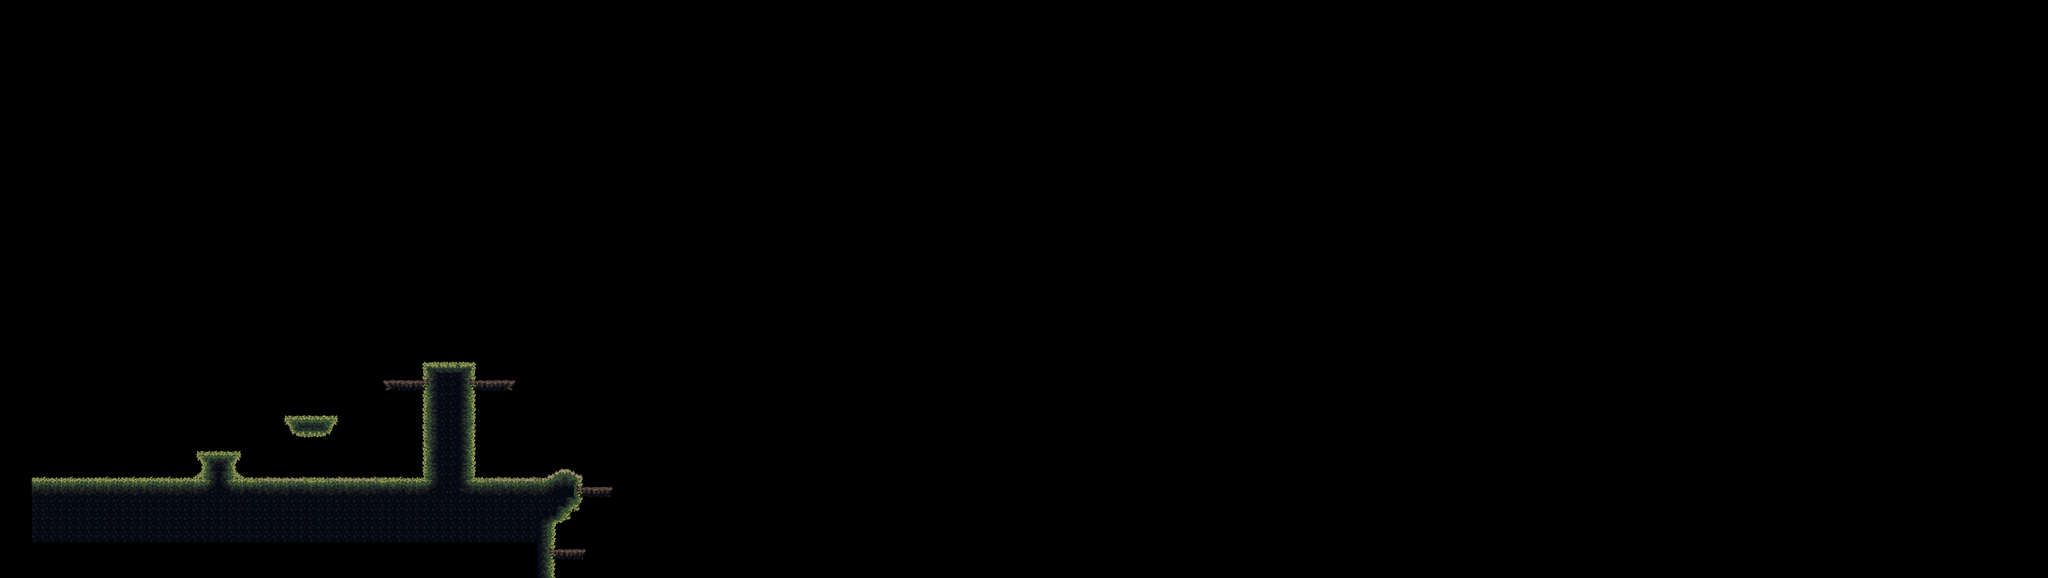

Below is a game level as drawn by its tile map, then a one-line description and the .tmx that defines it (tile-layer data replaced by summaries):
An orthogonal 230x65 tile map with 16x16 px tiles, 4 tile layers (ground, platform, roca, cave), 4 tilesets and 1 object (penguin-spawn).

<map version="1.10" tiledversion="1.10.2" orientation="orthogonal" renderorder="right-down" width="230" height="65" tilewidth="16" tileheight="16" infinite="0" nextlayerid="7" nextobjectid="2">
 <editorsettings>
  <export target="game-platform.json" format="json" />
 </editorsettings>
 <tileset firstgid="1" name="ground-build" tilewidth="16" tileheight="16" tilecount="4096" columns="64">
  <image source="mainlevbuild.png" width="1024" height="1024" />
  <tile id="652">
   <properties>
    <property name="collides" type="bool" value="true" />
   </properties>
  </tile>
  <tile id="653">
   <properties>
    <property name="collides" type="bool" value="true" />
   </properties>
  </tile>
  <tile id="716">
   <properties>
    <property name="collides" type="bool" value="true" />
   </properties>
  </tile>
  <tile id="717">
   <properties>
    <property name="collides" type="bool" value="true" />
   </properties>
  </tile>
  <tile id="740">
   <properties>
    <property name="collides" type="bool" value="true" />
   </properties>
  </tile>
  <tile id="741">
   <properties>
    <property name="collides" type="bool" value="true" />
   </properties>
  </tile>
  <tile id="742">
   <properties>
    <property name="collides" type="bool" value="true" />
   </properties>
  </tile>
  <tile id="743">
   <properties>
    <property name="collides" type="bool" value="true" />
   </properties>
  </tile>
  <tile id="774">
   <properties>
    <property name="collides" type="bool" value="false" />
   </properties>
  </tile>
  <tile id="775">
   <properties>
    <property name="collides" type="bool" value="true" />
   </properties>
  </tile>
  <tile id="776">
   <properties>
    <property name="collides" type="bool" value="true" />
   </properties>
  </tile>
  <tile id="777">
   <properties>
    <property name="collides" type="bool" value="true" />
   </properties>
  </tile>
  <tile id="778">
   <properties>
    <property name="collides" type="bool" value="true" />
   </properties>
  </tile>
  <tile id="780">
   <properties>
    <property name="collides" type="bool" value="true" />
   </properties>
  </tile>
  <tile id="781">
   <properties>
    <property name="collides" type="bool" value="true" />
   </properties>
  </tile>
  <tile id="783">
   <properties>
    <property name="collides" type="bool" value="true" />
   </properties>
  </tile>
  <tile id="784">
   <properties>
    <property name="collides" type="bool" value="true" />
   </properties>
  </tile>
  <tile id="785">
   <properties>
    <property name="collides" type="bool" value="true" />
   </properties>
  </tile>
  <tile id="786">
   <properties>
    <property name="collides" type="bool" value="true" />
   </properties>
  </tile>
  <tile id="804">
   <properties>
    <property name="collides" type="bool" value="true" />
   </properties>
  </tile>
  <tile id="805">
   <properties>
    <property name="collides" type="bool" value="true" />
   </properties>
  </tile>
  <tile id="806">
   <properties>
    <property name="collides" type="bool" value="true" />
   </properties>
  </tile>
  <tile id="807">
   <properties>
    <property name="collides" type="bool" value="true" />
   </properties>
  </tile>
  <tile id="833">
   <properties>
    <property name="collides" type="bool" value="false" />
   </properties>
  </tile>
  <tile id="834">
   <properties>
    <property name="collides" type="bool" value="false" />
   </properties>
  </tile>
  <tile id="835">
   <properties>
    <property name="collides" type="bool" value="true" />
   </properties>
  </tile>
  <tile id="836">
   <properties>
    <property name="collides" type="bool" value="true" />
   </properties>
  </tile>
  <tile id="837">
   <properties>
    <property name="collides" type="bool" value="true" />
   </properties>
  </tile>
  <tile id="838">
   <properties>
    <property name="collides" type="bool" value="true" />
   </properties>
  </tile>
  <tile id="843">
   <properties>
    <property name="collides" type="bool" value="false" />
   </properties>
  </tile>
  <tile id="844">
   <properties>
    <property name="collides" type="bool" value="true" />
   </properties>
  </tile>
  <tile id="845">
   <properties>
    <property name="collides" type="bool" value="true" />
   </properties>
  </tile>
  <tile id="897">
   <properties>
    <property name="collides" type="bool" value="true" />
   </properties>
  </tile>
  <tile id="898">
   <properties>
    <property name="collides" type="bool" value="false" />
   </properties>
  </tile>
  <tile id="899">
   <properties>
    <property name="collides" type="bool" value="false" />
   </properties>
  </tile>
  <tile id="900">
   <properties>
    <property name="collides" type="bool" value="false" />
   </properties>
  </tile>
  <tile id="901">
   <properties>
    <property name="collides" type="bool" value="true" />
   </properties>
  </tile>
  <tile id="902">
   <properties>
    <property name="collides" type="bool" value="true" />
   </properties>
  </tile>
  <tile id="907">
   <properties>
    <property name="collides" type="bool" value="false" />
   </properties>
  </tile>
  <tile id="908">
   <properties>
    <property name="collides" type="bool" value="true" />
   </properties>
  </tile>
  <tile id="909">
   <properties>
    <property name="collides" type="bool" value="true" />
   </properties>
  </tile>
  <tile id="920">
   <properties>
    <property name="collides" type="bool" value="true" />
   </properties>
  </tile>
  <tile id="921">
   <properties>
    <property name="collides" type="bool" value="true" />
   </properties>
  </tile>
  <tile id="922">
   <properties>
    <property name="collides" type="bool" value="true" />
   </properties>
  </tile>
  <tile id="923">
   <properties>
    <property name="collides" type="bool" value="true" />
   </properties>
  </tile>
  <tile id="961">
   <properties>
    <property name="collides" type="bool" value="true" />
   </properties>
  </tile>
  <tile id="962">
   <properties>
    <property name="collides" type="bool" value="true" />
   </properties>
  </tile>
  <tile id="963">
   <properties>
    <property name="collides" type="bool" value="true" />
   </properties>
  </tile>
  <tile id="964">
   <properties>
    <property name="collides" type="bool" value="true" />
   </properties>
  </tile>
  <tile id="965">
   <properties>
    <property name="collides" type="bool" value="false" />
   </properties>
  </tile>
  <tile id="966">
   <properties>
    <property name="collides" type="bool" value="false" />
   </properties>
  </tile>
  <tile id="971">
   <properties>
    <property name="collides" type="bool" value="false" />
   </properties>
  </tile>
  <tile id="972">
   <properties>
    <property name="collides" type="bool" value="true" />
   </properties>
  </tile>
  <tile id="973">
   <properties>
    <property name="collides" type="bool" value="true" />
   </properties>
  </tile>
  <tile id="984">
   <properties>
    <property name="collides" type="bool" value="true" />
   </properties>
  </tile>
  <tile id="985">
   <properties>
    <property name="collides" type="bool" value="true" />
   </properties>
  </tile>
  <tile id="986">
   <properties>
    <property name="collides" type="bool" value="true" />
   </properties>
  </tile>
  <tile id="987">
   <properties>
    <property name="collides" type="bool" value="true" />
   </properties>
  </tile>
  <tile id="1025">
   <properties>
    <property name="collides" type="bool" value="true" />
   </properties>
  </tile>
  <tile id="1026">
   <properties>
    <property name="collides" type="bool" value="true" />
   </properties>
  </tile>
  <tile id="1027">
   <properties>
    <property name="collides" type="bool" value="true" />
   </properties>
  </tile>
  <tile id="1028">
   <properties>
    <property name="collides" type="bool" value="true" />
   </properties>
  </tile>
  <tile id="1029">
   <properties>
    <property name="collides" type="bool" value="true" />
   </properties>
  </tile>
  <tile id="1030">
   <properties>
    <property name="collides" type="bool" value="true" />
   </properties>
  </tile>
  <tile id="1035">
   <properties>
    <property name="collides" type="bool" value="false" />
   </properties>
  </tile>
  <tile id="1036">
   <properties>
    <property name="collides" type="bool" value="true" />
   </properties>
  </tile>
  <tile id="1037">
   <properties>
    <property name="collides" type="bool" value="true" />
   </properties>
  </tile>
  <tile id="1048">
   <properties>
    <property name="collides" type="bool" value="true" />
   </properties>
  </tile>
  <tile id="1049">
   <properties>
    <property name="collides" type="bool" value="true" />
   </properties>
  </tile>
  <tile id="1050">
   <properties>
    <property name="collides" type="bool" value="true" />
   </properties>
  </tile>
  <tile id="1051">
   <properties>
    <property name="collides" type="bool" value="true" />
   </properties>
  </tile>
  <tile id="1089">
   <properties>
    <property name="collides" type="bool" value="true" />
   </properties>
  </tile>
  <tile id="1090">
   <properties>
    <property name="collides" type="bool" value="true" />
   </properties>
  </tile>
  <tile id="1091">
   <properties>
    <property name="collides" type="bool" value="true" />
   </properties>
  </tile>
  <tile id="1092">
   <properties>
    <property name="collides" type="bool" value="true" />
   </properties>
  </tile>
  <tile id="1093">
   <properties>
    <property name="collides" type="bool" value="true" />
   </properties>
  </tile>
  <tile id="1094">
   <properties>
    <property name="collides" type="bool" value="true" />
   </properties>
  </tile>
  <tile id="1095">
   <properties>
    <property name="collides" type="bool" value="true" />
   </properties>
  </tile>
  <tile id="1096">
   <properties>
    <property name="collides" type="bool" value="true" />
   </properties>
  </tile>
  <tile id="1097">
   <properties>
    <property name="collides" type="bool" value="true" />
   </properties>
  </tile>
  <tile id="1098">
   <properties>
    <property name="collides" type="bool" value="true" />
   </properties>
  </tile>
  <tile id="1099">
   <properties>
    <property name="collides" type="bool" value="true" />
   </properties>
  </tile>
  <tile id="1102">
   <properties>
    <property name="collides" type="bool" value="true" />
   </properties>
  </tile>
  <tile id="1103">
   <properties>
    <property name="collides" type="bool" value="true" />
   </properties>
  </tile>
  <tile id="1104">
   <properties>
    <property name="collides" type="bool" value="true" />
   </properties>
  </tile>
  <tile id="1105">
   <properties>
    <property name="collides" type="bool" value="true" />
   </properties>
  </tile>
  <tile id="1106">
   <properties>
    <property name="collides" type="bool" value="true" />
   </properties>
  </tile>
  <tile id="1107">
   <properties>
    <property name="collides" type="bool" value="true" />
   </properties>
  </tile>
  <tile id="1108">
   <properties>
    <property name="collides" type="bool" value="true" />
   </properties>
  </tile>
  <tile id="1109">
   <properties>
    <property name="collides" type="bool" value="true" />
   </properties>
  </tile>
  <tile id="1110">
   <properties>
    <property name="collides" type="bool" value="true" />
   </properties>
  </tile>
  <tile id="1111">
   <properties>
    <property name="collides" type="bool" value="true" />
   </properties>
  </tile>
  <tile id="1153">
   <properties>
    <property name="collides" type="bool" value="true" />
   </properties>
  </tile>
  <tile id="1154">
   <properties>
    <property name="collides" type="bool" value="true" />
   </properties>
  </tile>
  <tile id="1155">
   <properties>
    <property name="collides" type="bool" value="true" />
   </properties>
  </tile>
  <tile id="1156">
   <properties>
    <property name="collides" type="bool" value="true" />
   </properties>
  </tile>
  <tile id="1157">
   <properties>
    <property name="collides" type="bool" value="true" />
   </properties>
  </tile>
  <tile id="1158">
   <properties>
    <property name="collides" type="bool" value="true" />
   </properties>
  </tile>
 </tileset>
 <tileset firstgid="4097" name="props1" tilewidth="16" tileheight="16" tilecount="6400" columns="80">
  <image source="../../caves/props1.png" width="1280" height="1280" />
 </tileset>
 <tileset firstgid="10497" name="props2" tilewidth="16" tileheight="16" tilecount="896" columns="28">
  <image source="SET1_Main_bckgrdlev_build.png" width="448" height="512" />
 </tileset>
 <tileset firstgid="11393" name="props3" tilewidth="16" tileheight="16" tilecount="4096" columns="64">
  <image source="props2.png" width="1024" height="1024" />
 </tileset>
 <layer id="1" name="ground" width="230" height="65" offsetx="-103" offsety="239">
  <data>[14950 cells, 350 non-empty, 84 distinct tile ids]</data>
 </layer>
 <layer id="2" name="platform" width="230" height="65" offsetx="-105" offsety="239">
  <data>[14950 cells, 303 non-empty, 133 distinct tile ids]</data>
 </layer>
 <layer id="6" name="roca" width="230" height="65" offsetx="-10.6667" offsety="587.333">
  <data>[14950 cells, 627 non-empty, 627 distinct tile ids]</data>
 </layer>
 <layer id="5" name="cave" width="230" height="65" offsetx="6" offsety="415">
  <data>[14950 cells, 106 non-empty, 93 distinct tile ids]</data>
 </layer>
 <objectgroup id="3" name="objects" offsetx="-100" offsety="227">
  <object id="1" name="penguin-spawn" x="321" y="574" width="46" height="48" />
 </objectgroup>
</map>
